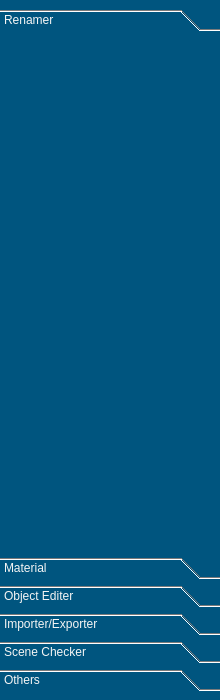
<?xml version="1.0" encoding="UTF-8"?>
<ui version="4.0">
 <class>ScriptsWidget</class>
 <widget class="QWidget" name="ScriptsWidget">
  <property name="geometry">
   <rect>
    <x>0</x>
    <y>0</y>
    <width>220</width>
    <height>700</height>
   </rect>
  </property>
  <property name="windowTitle">
   <string>Scripts Widget</string>
  </property>
  <property name="styleSheet">
   <string notr="true">background-color: rgb(0, 85, 127);
color: rgb(245, 245, 245);</string>
  </property>
  <layout class="QGridLayout" name="gridLayout">
   <property name="leftMargin">
    <number>0</number>
   </property>
   <property name="topMargin">
    <number>9</number>
   </property>
   <property name="rightMargin">
    <number>0</number>
   </property>
   <property name="bottomMargin">
    <number>9</number>
   </property>
   <item row="0" column="0">
    <widget class="QToolBox" name="toolBox">
     <property name="currentIndex">
      <number>0</number>
     </property>
     <widget class="QWidget" name="page_0">
      <property name="geometry">
       <rect>
        <x>0</x>
        <y>0</y>
        <width>220</width>
        <height>526</height>
       </rect>
      </property>
      <attribute name="label">
       <string>Renamer</string>
      </attribute>
     </widget>
     <widget class="QWidget" name="page_1">
      <attribute name="label">
       <string>Material</string>
      </attribute>
     </widget>
     <widget class="QWidget" name="page_2">
      <attribute name="label">
       <string>Object Editer</string>
      </attribute>
     </widget>
     <widget class="QWidget" name="page_3">
      <attribute name="label">
       <string>Importer/Exporter</string>
      </attribute>
     </widget>
     <widget class="QWidget" name="page_4">
      <property name="geometry">
       <rect>
        <x>0</x>
        <y>0</y>
        <width>220</width>
        <height>526</height>
       </rect>
      </property>
      <attribute name="label">
       <string>Scene Checker</string>
      </attribute>
     </widget>
     <widget class="QWidget" name="page_5">
      <attribute name="label">
       <string>Others</string>
      </attribute>
     </widget>
    </widget>
   </item>
  </layout>
 </widget>
 <resources/>
 <connections/>
</ui>
